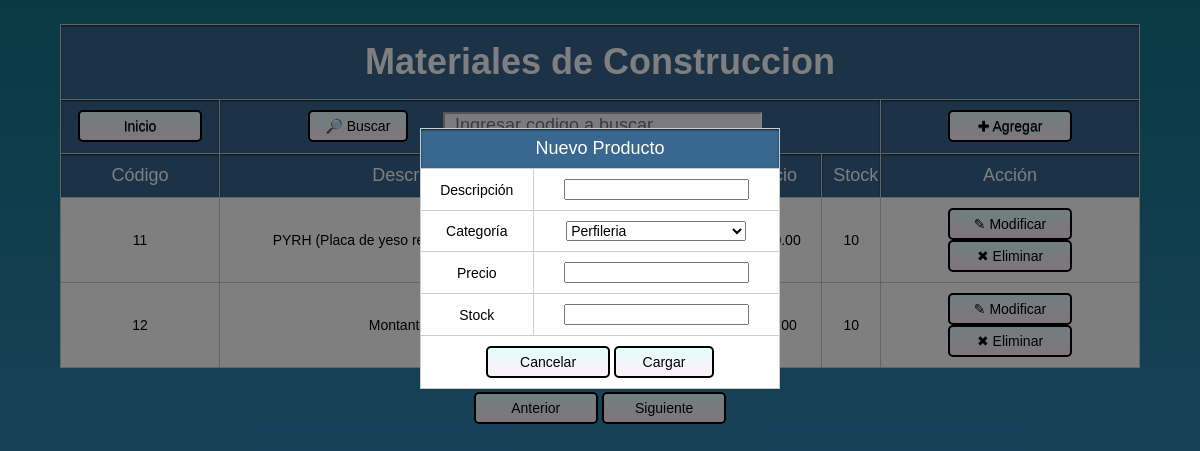
The page /proyecto/agregar.php?pag=2 on the database its author committed.
### tables this page shows
CREATE TABLE `productos` (
  `cod` int(50) NOT NULL,
  `des` varchar(50) NOT NULL,
  `cat` int(50) NOT NULL,
  `pre` double(10,2) NOT NULL,
  `stock` int(11) NOT NULL
);

### proyecto/agregar.php (the view, shortened to what this page needs)
<?php
include_once("conexion.php");
include_once("index.php");
$pagina = $_GET['pag'];
?>
<html>
<head>
		<link rel="stylesheet" href="style.css">
</head>
<body>
<div class="caja_popup2" id="formregistrar">
  <form class="contenedor_popup" method="POST">
        <table>
		<tr><th colspan="2">Nuevo Producto</th></tr>
                <tr>
                <td>Descripción</td>
                <td><input type="text" name="txtdes" required></td>
                </tr>
		<tr>
                <td>Categoría</td>
                <td>
	 			  <select name="txtcat">
        <?php
			$qrcategoria = mysqli_query($conn, "SELECT * FROM categoria ");
			 while($mostrarcat = mysqli_fetch_array($qrcategoria))
		{
		echo '<option value="'.$mostrarcat['catcod'].'">' .$mostrarcat['catdes']. '</option>';
		}
        ?>
      </select>
	</td>
	</tr>
        <tr>
        <td>Precio</td>
        <td><input type="number" name="txtpre" step="any" required></td>
        </tr>
        <tr>
        <td>Stock</td>
        <td><input type="number" name="txtstock" required></td>
            </tr>
            <tr>
               <td colspan="2">
				  <?php echo "<a href=\"index.php?pag=$pagina\">Cancelar</a>";?>
				   <input type="submit" name="btnregistrar" value="Cargar" onClick="javascript: return confirm('¿Deseas registrar este producto?');">
	</td>
            </tr>
        </table>
    </form>
 </div>
</body>
</html>

### proyecto/index.php (shortened to what this page needs)
<?php
include_once("conexion.php");
?>
<html>
<head>
	<link rel="stylesheet" href="style.css">
</head>
<body>
    <?php
    $filasmax = 10;
    if (isset($_GET['pag']))
	{
        $pagina = $_GET['pag'];
    } else
	{
        $pagina = 1;
    }
 if(isset($_POST['btnbuscar']))
{
$buscar = $_POST['txtbuscar'];
 $qrproductos = mysqli_query($conn, "SELECT cod,des,cate.catdes,pre,stock FROM productos pro,categoria cate
 where pro.cat=cate.catcod and cod = '".$buscar."'");
}
else
{
 $qrproductos = mysqli_query($conn, "SELECT cod,des,cate.catdes,pre,stock FROM productos pro,categoria cate
 where pro.cat=cate.catcod ORDER BY pro.cod ASC LIMIT " . (($pagina - 1) * $filasmax)  . "," . $filasmax);
}
    $resultadoMaximo = mysqli_query($conn, "SELECT count(*) as num_productos FROM productos");
    $maxproductos = mysqli_fetch_assoc($resultadoMaximo)['num_productos'];
    ?>
    <table><tr>
	<th colspan="6"><h1>Materiales de Construccion</h1></th></tr>
	<tr>
	<th><a href="index.php">Inicio</a></th>
	<form method="POST">
	<th colspan="4">
	<input type="submit" value="&#128270; Buscar" name="btnbuscar">
	<input type="text" name="txtbuscar" id="cajabuscar" placeholder="Ingresar codigo a buscar" autocomplete="off"></th>
	</form>
	<th>
	<?php echo "<a href=\"agregar.php?pag=$pagina\">&#10010; Agregar</a>";?>
	</th>
	</tr>
	<tr>
	    <th>Código</th>
        <th>Descripción</th>
        <th>Categoría</th>
        <th >Precio</th>
        <th >Stock</th>
	    <th>Acción</th>
	</tr>
         <?php
        while ($mostrar = mysqli_fetch_assoc($qrproductos))
		{
           echo "<tr>";
            echo "<td>".$mostrar['cod']."</td>";
            echo "<td>".$mostrar['des']."</td>";
            echo "<td>".$mostrar['catdes']."</td>";
			echo "<td>".$mostrar['pre']."</td>";
			echo "<td>".$mostrar['stock']."</td>";
            echo "<td style='width:24%'>
			<a href=\"editar.php?cod=$mostrar[cod]&pag=$pagina\">&#9998; Modificar</a>
			<a href=\"eliminar.php?cod=$mostrar[cod]&pag=$pagina\"
			onClick=\"return confirm('¿Estás seguro de eliminar a $mostrar[des]?')\">&#10006; Eliminar</a>
			</td>";
        }
        ?>
    </table>
    <div style="text-align:center">
        <?php
        if (isset($_GET['pag']))
		{
	if ($_GET['pag'] > 1) {
        ?>
	<a href="index.php?pag=<?php echo $_GET['pag'] - 1; ?>">Anterior</a>
            <?php
	}
	else
	{
            ?>
	<a href="#" style="pointer-events: none">Anterior</a>
            <?php
	}
            ?>
            <?php
        }
		else
	{
        ?>
        <a href="#" style="pointer-events: none">Anterior</a>
            <?php
        }
        if (isset($_GET['pag'])) {
            if ((($pagina) * $filasmax) < $maxproductos) {
                ?>
            <a href="index.php?pag=<?php echo $_GET['pag'] + 1; ?>">Siguiente</a>
        <?php
            } else {
        ?>
            <a href="#" style="pointer-events: none">Siguiente</a>
        <?php
            }
        ?>
        <?php
        } else {
        ?>
            <a href="index.php?pag=2">Siguiente</a>
        <?php
        }
        ?>
    </div>
</body>
</html>

### proyecto/style.css (style rules this page uses)
body { background: linear-gradient(180deg,#137488, #4790d4); font-family: sans-serif; margin:0; padding:0; display: flex; flex-direction: column; }
table { text-align:center; width: 90%; border-collapse: collapse; border: 2px solid cccccc; margin: 2% auto; background: white; }
th { padding:1%; background:#38678f; height: 40px; font-weight: lighter; text-shadow: 0 1px 0 #38678f; color: white; border: 1px solid #cccccc; box-shadow: inset 0px 1px 2px #092236; transition: all 0.2s; font-size: 18px; }
tr { border: 1px solid #cccccc; }
td { border: 1px solid #cccccc; padding: 10px; transition: all 0.2s; font-size: 14px; }
a,input[type="submit"],button { font-size: 14px; text-align:center; width: 100px; display: inline-block; background: linear-gradient(180deg,#E3FFFD, #FFEDFB); padding: 6px 10px; border-radius:5px; text-decoration: none; color:black; border:2px solid black; cursor:pointer; }
h1 { font-family: sans-serif; margin:5px; }
.contenedor_popup { top: 50%; left: 50%; position: absolute; transform: translate(-50%,-50%); width:400px; height:70%; transition: all 0.2s; }
.caja_popup2 { display: block; position: absolute; padding:0; background-color:rgba(0, 0, 0, 0.5); width:100%; height:100%; }
#cajabuscar { width:50%; font-size:18px; background-color:ghostwhite; border-color:white; padding-left:10px; margin: 0px 30px; }
select { width:80%; font-size: 14px; }

### rows shown on the page
productos: cod "11", des "PYRH (Placa de yeso…", stock "10"
productos: cod "12", des "Montante…", stock "10"

### other values the page prints
form field txtcat "Perfileria"
